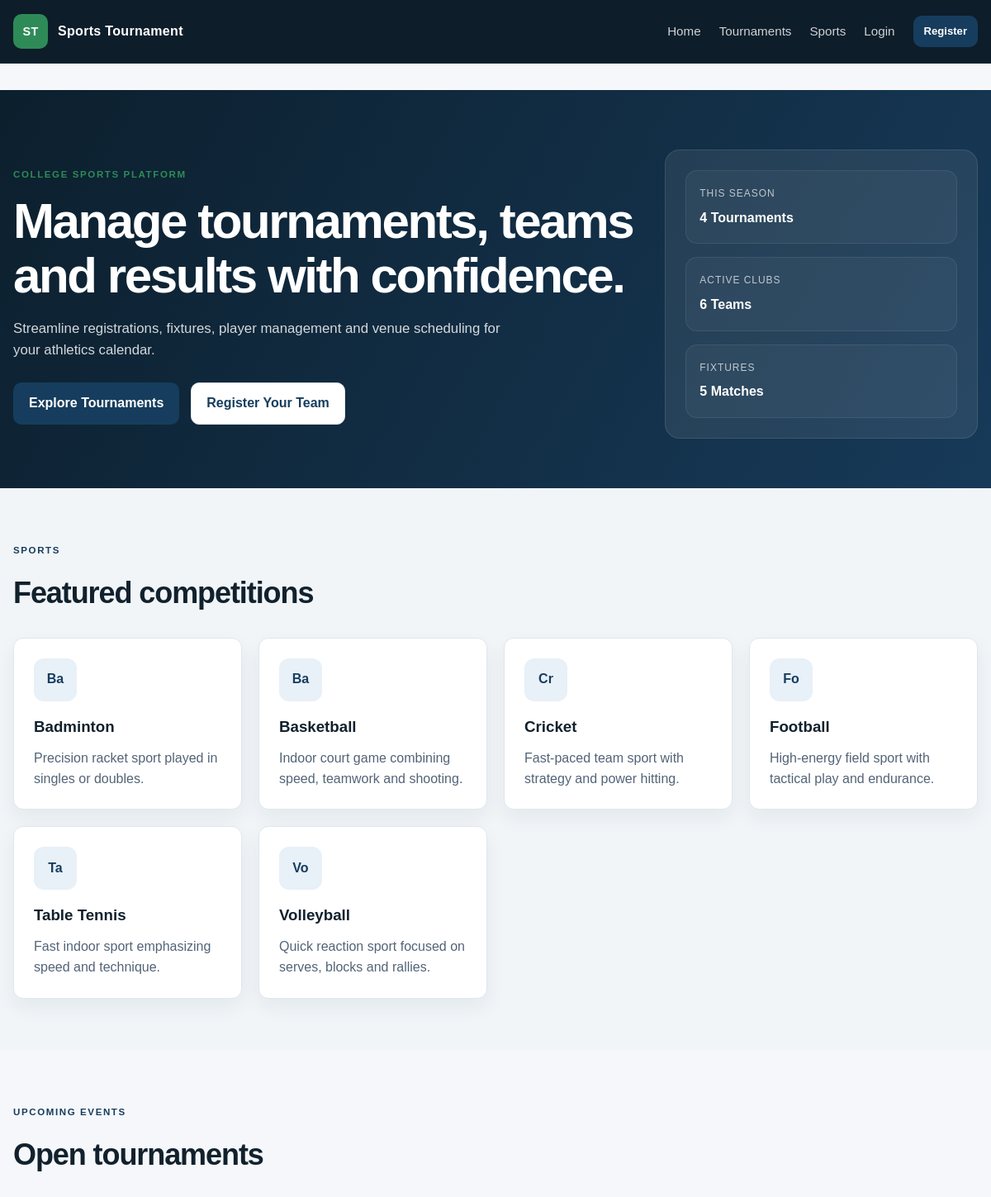
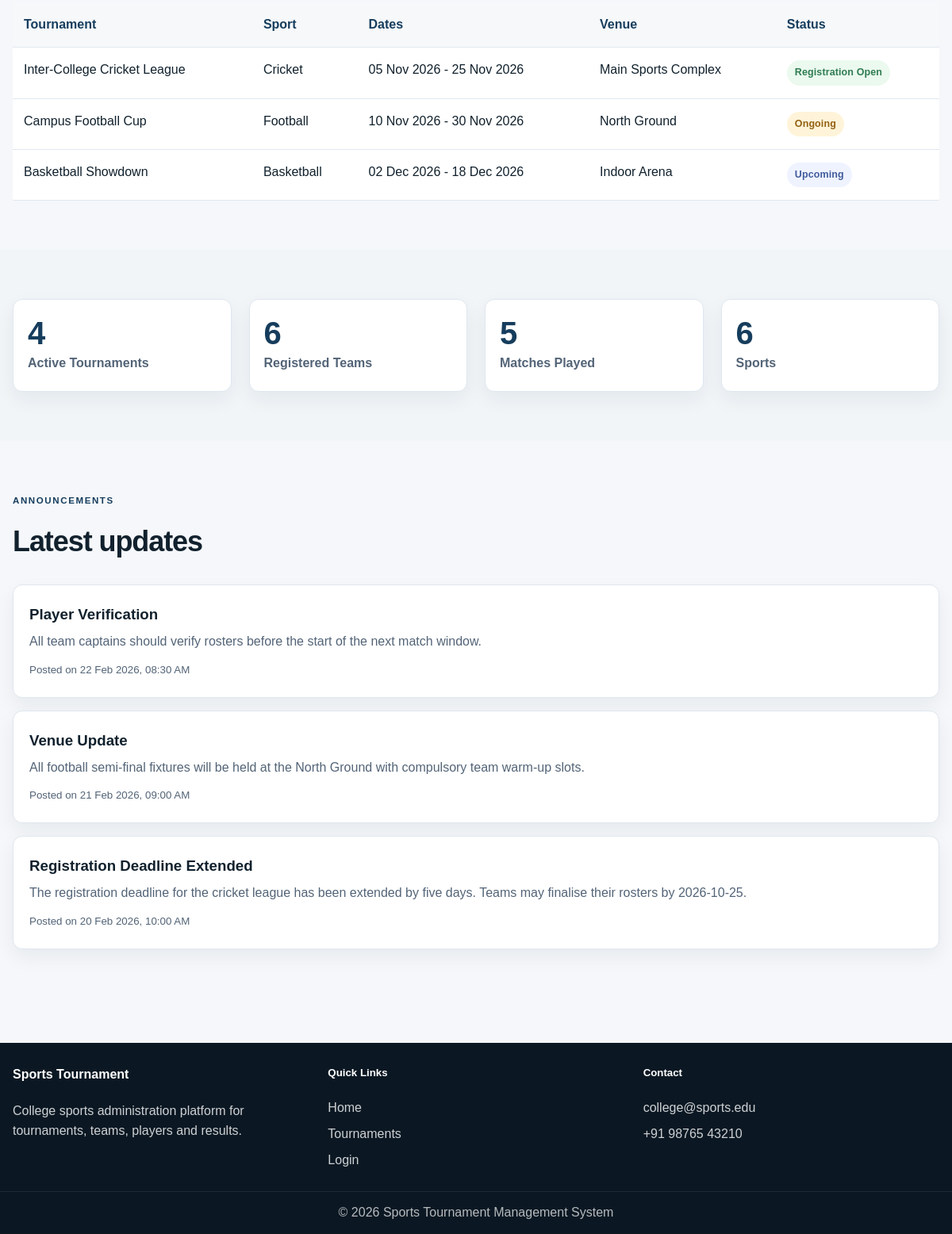
The page / on the database its author committed (2 pictures, top to bottom).
### tables this page shows
CREATE TABLE sports (
    id INT AUTO_INCREMENT PRIMARY KEY,
    name VARCHAR(100) NOT NULL,
    description VARCHAR(255) DEFAULT NULL,
    max_players INT NOT NULL DEFAULT 11,
    created_at TIMESTAMP DEFAULT CURRENT_TIMESTAMP
);

CREATE TABLE tournaments (
    id INT AUTO_INCREMENT PRIMARY KEY,
    sport_id INT NOT NULL,
    name VARCHAR(150) NOT NULL,
    description TEXT,
    start_date DATE NOT NULL,
    end_date DATE NOT NULL,
    registration_deadline DATE NOT NULL,
    venue VARCHAR(150) NOT NULL,
    status ENUM('Upcoming','Registration Open','Ongoing','Completed','Cancelled') NOT NULL DEFAULT 'Upcoming',
    created_at TIMESTAMP DEFAULT CURRENT_TIMESTAMP,
    CONSTRAINT fk_tournament_sport FOREIGN KEY (sport_id) REFERENCES sports(id) ON DELETE RESTRICT
);

CREATE TABLE announcements (
    id INT AUTO_INCREMENT PRIMARY KEY,
    title VARCHAR(200) NOT NULL,
    content TEXT NOT NULL,
    created_by INT NOT NULL,
    created_at TIMESTAMP DEFAULT CURRENT_TIMESTAMP,
    CONSTRAINT fk_announcement_user FOREIGN KEY (created_by) REFERENCES users(id) ON DELETE CASCADE
);

### includes/functions.php (called while the page is built, shortened)
<?php
function baseUrl(): string
{
    return '/sports-tournament';
}
function db(): PDO
{
    require_once __DIR__ . '/../config/database.php';
    return getDb();
}
function e(mixed $value): string
{
    return htmlspecialchars((string)$value, ENT_QUOTES, 'UTF-8');
}
function formatDate(string $value): string
{
    $date = new DateTime($value);
    return $date->format('d M Y');
}
function formatDateTime(string $value): string
{
    $date = new DateTime($value);
    return $date->format('d M Y, h:i A');
}
function statusBadgeClass(string $status): string
{
    $map = [
        'Upcoming' => 'status-upcoming',
        'Registration Open' => 'status-registration',
        'Ongoing' => 'status-ongoing',
        'Completed' => 'status-completed',
        'Cancelled' => 'status-cancelled',
    ];
    return $map[$status] ?? 'status-default';
}
function getRecentAnnouncements(int $limit = 5): array
{
    $stmt = db()->prepare('SELECT a.*, u.name as author_name FROM announcements a LEFT JOIN users u ON u.id = a.created_by ORDER BY a.created_at DESC LIMIT :limit');
    $stmt->bindValue(':limit', $limit, PDO::PARAM_INT);
    $stmt->execute();
    return $stmt->fetchAll();
}

### config/database.php (called while the page is built, shortened)
<?php
function getDb(): PDO
{
    static $pdo = null;
    if ($pdo !== null) {
        return $pdo;
    }
    $host = '127.0.0.1';
    $dbName = 'sports_tournament';
    $dbUser = 'root';
    $dbPass = '';
    $charset = 'utf8mb4';
    $dsn = "mysql:host={$host};dbname={$dbName};charset={$charset}";
    $options = [
        PDO::ATTR_ERRMODE => PDO::ERRMODE_EXCEPTION,
        PDO::ATTR_DEFAULT_FETCH_MODE => PDO::FETCH_ASSOC,
        PDO::ATTR_EMULATE_PREPARES => false,
    ];
    try {
        $pdo = new PDO($dsn, $dbUser, $dbPass, $options);
        return $pdo;
    } catch (PDOException $e) {
        throw new PDOException('Database connection failed. Please import the database schema first.');
    }
}

### index.php (the view, shortened to what this page needs)
<?php
require_once __DIR__ . '/includes/header.php';
$pdo = db();
$sports = $pdo->query('SELECT * FROM sports ORDER BY name ASC LIMIT 6')->fetchAll();
$upcomingTournaments = $pdo->query('SELECT t.*, s.name as sport_name FROM tournaments t LEFT JOIN sports s ON s.id = t.sport_id WHERE t.status != "Completed" ORDER BY t.start_date ASC LIMIT 4')->fetchAll();
$announcements = getRecentAnnouncements(3);
$stats = [
    'tournaments' => (int)$pdo->query('SELECT COUNT(*) FROM tournaments')->fetchColumn(),
    'teams' => (int)$pdo->query('SELECT COUNT(*) FROM teams')->fetchColumn(),
    'matches' => (int)$pdo->query('SELECT COUNT(*) FROM matches')->fetchColumn(),
    'sports' => (int)$pdo->query('SELECT COUNT(*) FROM sports')->fetchColumn(),
];
?>
<section class="hero">
    <div class="container hero-inner">
        <div>
            <span class="eyebrow">College Sports Platform</span>
            <h1>Manage tournaments, teams and results with confidence.</h1>
            <p>Streamline registrations, fixtures, player management and venue scheduling for your athletics calendar.</p>
            <div class="cta-row">
                <a href="<?= e(baseUrl()) ?>/index.php#tournaments" class="button button-primary">Explore Tournaments</a>
                <a href="<?= e(baseUrl()) ?>/register.php" class="button button-secondary">Register Your Team</a>
            </div>
        </div>
        <div class="hero-panel">
            <div class="mini-card">
                <span class="mini-label">This Season</span>
                <strong><?= e($stats['tournaments']) ?> Tournaments</strong>
            </div>
            <div class="mini-card">
                <span class="mini-label">Active Clubs</span>
                <strong><?= e($stats['teams']) ?> Teams</strong>
            </div>
            <div class="mini-card">
                <span class="mini-label">Fixtures</span>
                <strong><?= e($stats['matches']) ?> Matches</strong>
            </div>
        </div>
    </div>
</section>
<section id="sports" class="section light-section">
    <div class="container">
        <div class="section-head">
            <div>
                <span class="eyebrow dark">Sports</span>
                <h2>Featured competitions</h2>
            </div>
        </div>
        <div class="card-grid sports-grid">
            <?php foreach ($sports as $sport): ?>
                <article class="info-card sport-card">
                    <div class="card-icon"><?= e(substr($sport['name'], 0, 2)) ?></div>
                    <h3><?= e($sport['name']) ?></h3>
                    <p><?= e($sport['description']) ?></p>
                </article>
            <?php endforeach; ?>
        </div>
    </div>
</section>
<section id="tournaments" class="section">
    <div class="container">
        <div class="section-head">
            <div>
                <span class="eyebrow dark">Upcoming events</span>
                <h2>Open tournaments</h2>
            </div>
        </div>
        <div class="table-wrap">
            <table>
                <thead>
                    <tr>
                        <th>Tournament</th>
                        <th>Sport</th>
                        <th>Dates</th>
                        <th>Venue</th>
                        <th>Status</th>
                    </tr>
                </thead>
                <tbody>
                    <?php foreach ($upcomingTournaments as $tournament): ?>
                        <tr>
                            <td><?= e($tournament['name']) ?></td>
                            <td><?= e($tournament['sport_name']) ?></td>
                            <td><?= e(formatDate($tournament['start_date'])) ?> - <?= e(formatDate($tournament['end_date'])) ?></td>
                            <td><?= e($tournament['venue']) ?></td>
                            <td><span class="status-badge <?= e(statusBadgeClass($tournament['status'])) ?>"><?= e($tournament['status']) ?></span></td>
                        </tr>
                    <?php endforeach; ?>
                </tbody>
            </table>
        </div>
    </div>
</section>
<section class="section light-section">
    <div class="container stats-grid">
        <div class="stat-box">
            <span class="stat-number"><?= e($stats['tournaments']) ?></span>
            <span class="stat-label">Active Tournaments</span>
        </div>
        <div class="stat-box">
            <span class="stat-number"><?= e($stats['teams']) ?></span>
            <span class="stat-label">Registered Teams</span>
        </div>
        <div class="stat-box">
            <span class="stat-number"><?= e($stats['matches']) ?></span>
            <span class="stat-label">Matches Played</span>
        </div>
        <div class="stat-box">
            <span class="stat-number"><?= e($stats['sports']) ?></span>
            <span class="stat-label">Sports</span>
        </div>
    </div>
</section>
<section class="section">
    <div class="container">
        <div class="section-head">
            <div>
                <span class="eyebrow dark">Announcements</span>
                <h2>Latest updates</h2>
            </div>
        </div>
        <div class="announcement-list">
            <?php foreach ($announcements as $announcement): ?>
                <article class="info-card announcement-card">
                    <h3><?= e($announcement['title']) ?></h3>
                    <p><?= e($announcement['content']) ?></p>
                    <small>Posted on <?= e(formatDateTime($announcement['created_at'])) ?></small>
                </article>
            <?php endforeach; ?>
        </div>
    </div>
</section>
<?php require_once __DIR__ . '/includes/footer.php'; ?>

### includes/header.php (shortened to what this page needs)
<?php
$bodyClass = $bodyClass ?? '';
?>
<!DOCTYPE html>
<html lang="en">
<head>
    <link rel="stylesheet" href="<?= e(baseUrl()) ?>/assets/css/style.css">
</head>
<body class="<?= e($bodyClass) ?>">
    <?php include __DIR__ . '/navbar.php'; ?>
    <main class="page-shell">

### includes/navbar.php (shortened to what this page needs)
<?php
$role = $_SESSION['role'] ?? null;
$currentUser = currentUser();
$navItems = [
    ['label' => 'Home', 'url' => baseUrl() . '/index.php'],
    ['label' => 'Tournaments', 'url' => baseUrl() . '/index.php#tournaments'],
    ['label' => 'Sports', 'url' => baseUrl() . '/index.php#sports'],
];
?>
<header class="topbar">
    <div class="container nav-wrap">
        <a href="<?= e(baseUrl()) ?>" class="brand" aria-label="Sports Tournament home">
            <span class="brand-mark">ST</span>
            <span>Sports Tournament</span>
        </a>
        <nav class="main-nav" aria-label="Main navigation">
            <?php foreach ($navItems as $item): ?>
                <a href="<?= e($item['url']) ?>"><?= e($item['label']) ?></a>
            <?php endforeach; ?>
            <?php if ($role === 'admin'): ?>
                <a href="<?= e(baseUrl()) ?>/admin/settings.php">Settings</a>
                <a href="<?= e(baseUrl()) ?>/logout.php">Logout</a>
            <?php elseif ($role === 'user'): ?>
                <span class="user-badge"><?= e($currentUser['name'] ?? 'User') ?></span>
                <a href="<?= e(baseUrl()) ?>/logout.php">Logout</a>
            <?php else: ?>
                <a href="<?= e(baseUrl()) ?>/login.php">Login</a>
                <a href="<?= e(baseUrl()) ?>/register.php" class="button button-primary small">Register</a>
            <?php endif; ?>
        </nav>
    </div>
</header>

### includes/footer.php
    </main>
    <footer class="site-footer">
        <div class="container footer-inner">
            <div>
                <h4>Sports Tournament</h4>
                <p>College sports administration platform for tournaments, teams, players and results.</p>
            </div>
            <div>
                <h5>Quick Links</h5>
                <ul>
                    <li><a href="<?= e(baseUrl()) ?>/index.php">Home</a></li>
                    <li><a href="<?= e(baseUrl()) ?>/index.php#tournaments">Tournaments</a></li>
                    <li><a href="<?= e(baseUrl()) ?>/login.php">Login</a></li>
                </ul>
            </div>
            <div>
                <h5>Contact</h5>
                <ul>
                    <li>college@sports.edu</li>
                    <li>+91 98765 43210</li>
                </ul>
            </div>
        </div>
        <div class="copyright">© <?= date('Y') ?> Sports Tournament Management System</div>
    </footer>
</body>
</html>

### rows shown on the page
sports: id "4", max_players "6", name "Vo", name "Volleyball", description "Quick reaction sport focused on serves, blocks and rallies."
sports: name "Ba", name "Badminton", description "Precision racket sport played in singles or doubles."
sports: name "Ba", name "Basketball", description "Indoor court game combining speed, teamwork and shooting."
sports: name "Cr", name "Cricket", description "Fast-paced team sport with strategy and power hitting."
sports: name "Fo", name "Football", description "High-energy field sport with tactical play and endurance."
sports: name "Ta", name "Table Tennis", description "Fast indoor sport emphasizing speed and technique."
tournaments: name "Inter-College Cricket League", sport.name "Cricket", start_date "05 Nov 2026", end_date "25 Nov 2026", venue "Main Sports Complex", status "Registration Open"
tournaments: name "Campus Football Cup", sport.name "Football", start_date "10 Nov 2026", end_date "30 Nov 2026", venue "North Ground", status "Ongoing"
tournaments: name "Basketball Showdown", sport.name "Basketball", start_date "02 Dec 2026", end_date "18 Dec 2026", venue "Indoor Arena", status "Upcoming"
announcements: title "Player Verification", content "All team captains should verify rosters before the start of the next match window.", created_at "22 Feb 2026, 08:30 AM"
announcements: title "Venue Update", content "All football semi-final fixtures will be held at the North Ground with compulsory team warm-up slots.", created_at "21 Feb 2026, 09:00 AM"
announcements: title "Registration Deadline Extended", content "The registration deadline for the cricket league has been extended by five days. Teams may finalise their rosters by 2026-10-25.", created_at "20 Feb 2026, 10:00 AM"

### other values the page prints
$item['label'] "Home"
$item['label'] "Tournaments"
$item['label'] "Sports"
$stats['matches'] "5"
